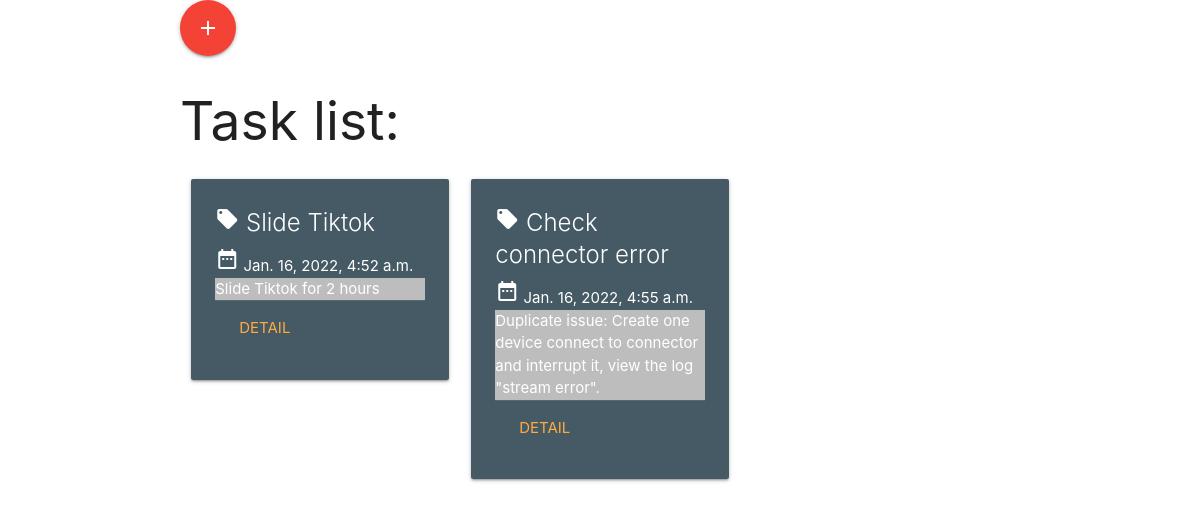
Before: /tasks/tasks/ with the older database file.
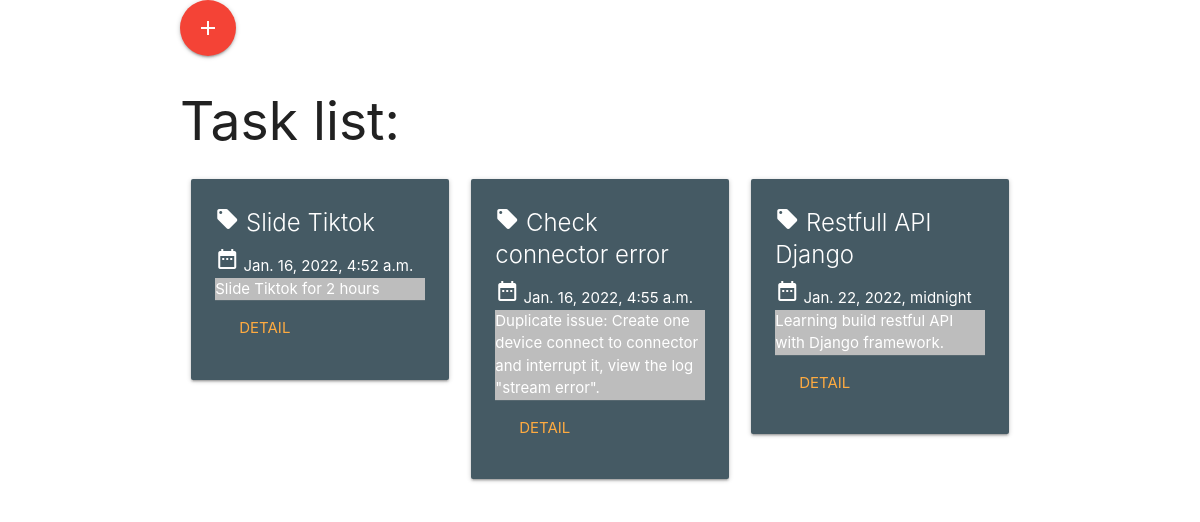
After: the same page with the newer database file.
### tasks/models.py (models this page shows, shortened)
class Task(models.Model):
    user = models.ForeignKey(User, on_delete=models.CASCADE)
    title = models.CharField(max_length=255)
    description = models.TextField(max_length=500)
    create_at = models.DateTimeField(auto_now_add=True)
    deadline = models.DateTimeField(default=django.utils.timezone.now())

### tasks/views.py (the view)
# urls.py: path('tasks/', views.IndexView.as_view(), name='tasks'),
class IndexView(ListView):
    model = Task
    template_name = 'tasks/tasks.html'
    context_object_name = 'tasks'
    def get_queryset(self):
        return Task.objects.all()

### tasks/templates/tasks/tasks.html (shortened to what this page needs)
{% extends 'base.html' %}
{% block body %}
<div class="main">
    <div class="container">
        <div class="row">
            <a class="btn-floating btn-large waves-effect waves-light red modal-trigger" href="#modal1">
                <i class="material-icons">add</i>
            </a>
            <h2>Task list:</h2>
            <ul>
                {% for task in tasks %}
                <li>
                    <div class="col s6 m4">
                        <div class="card blue-grey darken-2">
                            <div class="card-content white-text">
                                <span class="card-title">
                                    <i class="material-icons">local_offer</i>
                                    {{ task.title }}
                                </span>
                                <div>
                                    <i class="material-icons">date_range</i>
                                    {{ task.deadline }}
                                    <p class="grey lighten-1">{{ task.description }}</p>
                                </div>
                                <div class="card-action">
                                    <a href="{% url 'tasks:task' task.id %}">Detail</a>
                                </div>
                            </div>
                        </div>
                </li>
                {% endfor %}
            </ul>
        </div>
    </div>
</div>
{% endblock %}

### templates/base.html (shortened to what this page needs)
<!DOCTYPE html>
<html lang="en">
<head>
    <link rel="stylesheet" href="https://cdnjs.cloudflare.com/ajax/libs/materialize/1.0.0/css/materialize.min.css">
</head>
<body>
    {% block body %}{% endblock %}
</body>
</html>

Changed rows visible on the page:
added Task: title "Restfull API Django", deadline "Jan. 22, 2022, midnight", description "Learning build restful API with Django framework."
